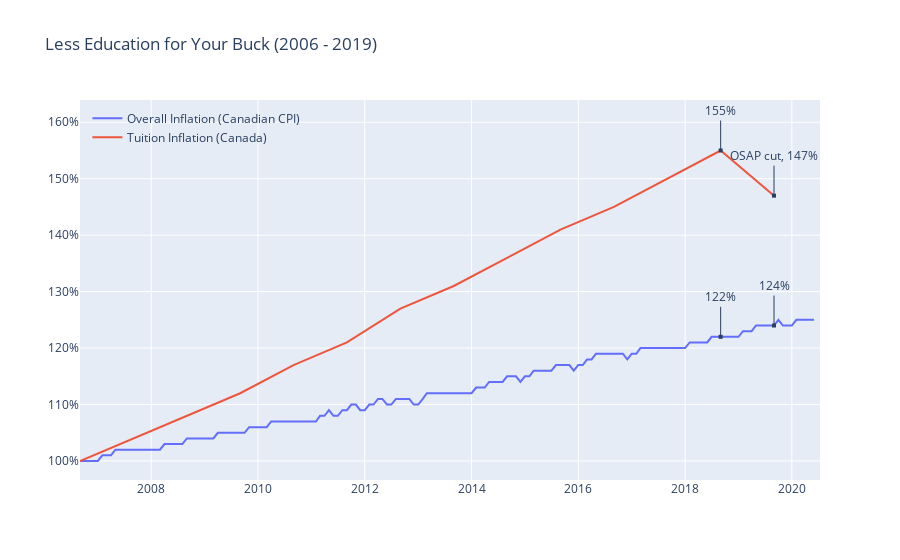

Notebook code for this chart:
### Code cell
trace1 = go.Scatter(x=df_cpi['Date'],
                    y=df_cpi['CPI_ADJ'],
                    name='Overall Inflation (Canadian CPI)',
                    mode='lines')
trace2 = go.Scatter(x=df_cpi['Date'],
                    y=df_cpi['T_ADJ'],
                    name='Tuition Inflation (Canada)',
                    mode='lines',
                    connectgaps=True)

data = [trace1, trace2]
layout = go.Layout(title='Less Education for Your Buck (2006 - 2019)',
                   legend=dict(yanchor="top",
                                y=0.99,
                                xanchor="left",
                                x=0.01),
                   yaxis = dict(tickformat=',.0%'
                               ),
                   paper_bgcolor = 'rgba(0,0,0,0)',
          
                  )
                  
fig = go.Figure(data=data, layout=layout)

fig.add_annotation(
            x=df_cpi['Date'].iloc[144],
            y=1.55,
            text="155%")


fig.add_annotation(
            x=df_cpi['Date'].iloc[156],
            y=1.47,
            text="OSAP cut, 147%")

fig.add_annotation(
            x=df_cpi['Date'].iloc[156],
            y=1.24,
            text="124%")

fig.add_annotation(
            x=df_cpi['Date'].iloc[144],
            y=1.22,
            text="122%")

fig.update_annotations(dict(
            xref="x",
            yref="y",
            showarrow=True,
            arrowhead=7,
            ax=0,
            ay=-40))

fig.show()

### Figure 1 — Plotly figure (JSON) as saved in the notebook; plotly's stock layout.template omitted (floating-point values rounded to 4 significant figures; data arrays with more than 128 entries replaced by an {"elided": "..."} marker saying what was removed)
{"data": [{"mode": "lines", "name": "Overall Inflation (Canadian CPI)", "type": "scatter", "x": {"elided": "166 str values"}, "y": {"elided": "166 float values"}}, {"connectgaps": true, "mode": "lines", "name": "Tuition Inflation (Canada)", "type": "scatter", "x": {"elided": "166 str values"}, "y": {"elided": "166 float values"}}], "layout": {"annotations": [{"arrowhead": 7, "ax": 0, "ay": -40, "showarrow": true, "text": "155%", "x": "2018-09-01T00:00:00", "xref": "x", "y": 1.55, "yref": "y"}, {"arrowhead": 7, "ax": 0, "ay": -40, "showarrow": true, "text": "OSAP cut, 147%", "x": "2019-09-01T00:00:00", "xref": "x", "y": 1.47, "yref": "y"}, {"arrowhead": 7, "ax": 0, "ay": -40, "showarrow": true, "text": "124%", "x": "2019-09-01T00:00:00", "xref": "x", "y": 1.24, "yref": "y"}, {"arrowhead": 7, "ax": 0, "ay": -40, "showarrow": true, "text": "122%", "x": "2018-09-01T00:00:00", "xref": "x", "y": 1.22, "yref": "y"}], "legend": {"x": 0.01, "xanchor": "left", "y": 0.99, "yanchor": "top"}, "paper_bgcolor": "rgba(0,0,0,0)", "title": {"text": "Less Education for Your Buck (2006 - 2019)"}, "yaxis": {"tickformat": ",.0%"}}}
